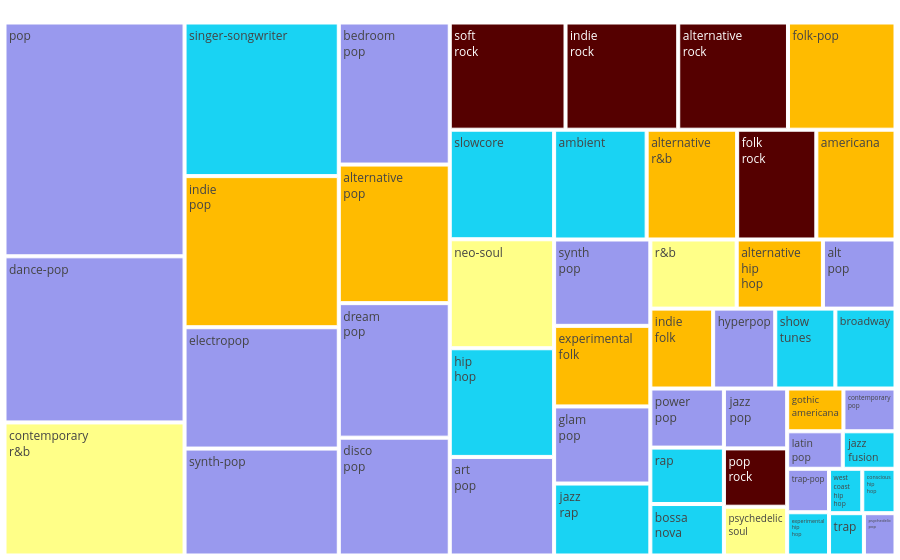

Source (notebook cell):
### Code cell
top_albums.reset_index(inplace=True)

genres = {}
with open('json/genres.json', 'r') as f:
  genres = json.load(f)

scores = {}
for i, row in top_albums.iterrows():
  album, ms_played = row[0], row[3]
  grs = genres.get(album, [])
  for g in grs:
    if g in scores:
      scores[g] += ms_played
    else:
      scores[g] = ms_played
      
scores = pd.DataFrame.from_dict(scores, orient='index', columns=['ms_played'])
scores.sort_values(by="ms_played", ascending=False)
scores = scores.head(50) / MS2H

def get_color(genre):
  macrogenres = {
    'rock': '1',
    'folk': "2", 'indie': "2", 'americana': '2', 'alternative': "2",
    'r&b': "3", 'soul': "3",
    'pop': '4'
  }
  for g in macrogenres.keys():
    if g in genre: return macrogenres[g]
  return '#385'

fig = px.treemap(
    names = scores.index.str.replace(' ', '<br />'),
    parents = [""] * len(scores.index),
    values= scores["ms_played"],
    color = list(map(get_color, scores.index)),
    color_discrete_map={"(?)": "385", "1": "#500", "2": "#fb0", "3": "#ff8", "4": "#99e"}
)
fig.update_layout(margin = dict(t=0, l=0, r=0, b=0))

fig.show()
fig.update_traces(textfont_size=24)
fig.write_image('img/genre_tree_map.png', width=1350, height=675, scale=2.25)
fig.write_image('img/genre_tree_map.svg')

### Figure 1 — Plotly figure (JSON) as saved in the notebook; plotly's stock layout.template omitted (floating-point values rounded to 4 significant figures)
{"data": [{"domain": {"x": [0, 1], "y": [0, 1]}, "hovertemplate": "label=%{label}<br>value=%{value}<br>parent=%{parent}<extra></extra>", "labels": ["pop", "contemporary<br />r&b", "dance-pop", "synth-pop", "disco<br />pop", "alternative<br />pop", "art<br />pop", "electropop", "synth<br />pop", "ambient", "slowcore", "dream<br />pop", "experimental<br />folk", "americana", "indie<br />pop", "alt<br />pop", "alternative<br />r&b", "indie<br />folk", "folk-pop", "singer-songwriter", "hip<br />hop", "alternative<br />hip<br />hop", "jazz<br />rap", "neo-soul", "rap", "hyperpop", "glam<br />pop", "bedroom<br />pop", "bossa<br />nova", "soft<br />rock", "jazz<br />pop", "indie<br />rock", "folk<br />rock", "alternative<br />rock", "gothic<br />americana", "pop<br />rock", "power<br />pop", "contemporary<br />pop", "show<br />tunes", "broadway", "r&b", "latin<br />pop", "psychedelic<br />soul", "jazz<br />fusion", "trap-pop", "experimental<br />hip<br />hop", "west<br />coast<br />hip<br />hop", "conscious<br />hip<br />hop", "trap", "psychedelic<br />pop"], "marker": {"colors": ["#99e", "#ff8", "#99e", "#99e", "#99e", "#fb0", "#99e", "#99e", "#99e", "#19d3f3", "#19d3f3", "#99e", "#fb0", "#fb0", "#fb0", "#99e", "#fb0", "#fb0", "#fb0", "#19d3f3", "#19d3f3", "#fb0", "#19d3f3", "#ff8", "#19d3f3", "#99e", "#99e", "#99e", "#19d3f3", "#500", "#99e", "#500", "#500", "#500", "#fb0", "#500", "#99e", "#99e", "#19d3f3", "#19d3f3", "#ff8", "#99e", "#ff8", "#19d3f3", "#99e", "#19d3f3", "#19d3f3", "#19d3f3", "#19d3f3", "#99e"]}, "name": "", "parents": ["", "", "", "", "", "", "", "", "", "", "", "", "", "", "", "", "", "", "", "", "", "", "", "", "", "", "", "", "", "", "", "", "", "", "", "", "", "", "", "", "", "", "", "", "", "", "", "", "", ""], "type": "treemap", "values": [71.4, 40.64, 50.73, 27.97, 22.18, 26.08, 17.45, 31.74, 14.1, 17.23, 19.39, 25.32, 13.15, 14.74, 39.53, 8.511, 16.85, 8.511, 19.55, 40.18, 19.24, 10.11, 11.75, 19.29, 7.038, 8.418, 12.59, 26.73, 6.423, 21.05, 6.423, 20.49, 14.75, 19.95, 4.079, 6.257, 7.371, 3.775, 8.149, 8.149, 10.12, 3.535, 5.235, 3.352, 3.088, 3.07, 2.503, 2.503, 2.503, 2.267]}], "layout": {"legend": {"tracegroupgap": 0}, "margin": {"b": 0, "l": 0, "r": 0, "t": 0}}}
